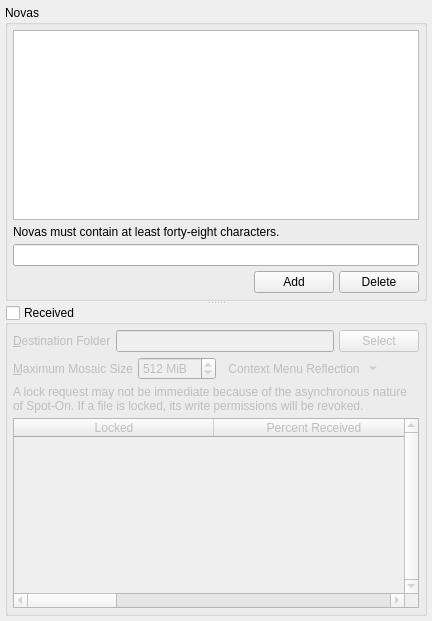
              <widget class="QWidget" name="tab_11">
               <attribute name="title">
                <string>&amp;Received</string>
               </attribute>
               <layout class="QVBoxLayout" name="verticalLayout_44">
                <property name="spacing">
                 <number>5</number>
                </property>
                <property name="margin">
                 <number>5</number>
                </property>
                <item>
                 <widget class="QSplitter" name="splitter">
                  <property name="orientation">
                   <enum>Qt::Vertical</enum>
                  </property>
                  <widget class="QGroupBox" name="groupBox_8">
                   <property name="title">
                    <string>Novas</string>
                   </property>
                   <layout class="QVBoxLayout" name="verticalLayout_25">
                    <property name="spacing">
                     <number>5</number>
                    </property>
                    <property name="margin">
                     <number>5</number>
                    </property>
                    <item>
                     <widget class="QListWidget" name="novas">
                      <property name="tabKeyNavigation">
                       <bool>true</bool>
                      </property>
                      <property name="selectionBehavior">
                       <enum>QAbstractItemView::SelectRows</enum>
                      </property>
                      <property name="horizontalScrollMode">
                       <enum>QAbstractItemView::ScrollPerPixel</enum>
                      </property>
                     </widget>
                    </item>
                    <item>
                     <widget class="QLabel" name="label_90">
                      <property name="text">
                       <string>Novas must contain at least forty-eight characters.</string>
                      </property>
                     </widget>
                    </item>
                    <item>
                     <widget class="QLineEdit" name="receiveNova"/>
                    </item>
                    <item>
                     <layout class="QHBoxLayout" name="horizontalLayout_43">
                      <property name="spacing">
                       <number>5</number>
                      </property>
                      <item>
                       <spacer name="horizontalSpacer_40">
                        <property name="orientation">
                         <enum>Qt::Horizontal</enum>
                        </property>
                        <property name="sizeHint" stdset="0">
                         <size>
                          <width>40</width>
                          <height>20</height>
                         </size>
                        </property>
                       </spacer>
                      </item>
                      <item>
                       <widget class="QPushButton" name="addNova">
                        <property name="text">
                         <string>Add</string>
                        </property>
                       </widget>
                      </item>
                      <item>
                       <widget class="QPushButton" name="deleteNova">
                        <property name="text">
                         <string>Delete</string>
                        </property>
                       </widget>
                      </item>
                     </layout>
                    </item>
                   </layout>
                  </widget>
                  <widget class="QGroupBox" name="receivers">
                   <property name="title">
                    <string>Received</string>
                   </property>
                   <property name="checkable">
                    <bool>true</bool>
                   </property>
                   <property name="checked">
                    <bool>false</bool>
                   </property>
                   <layout class="QVBoxLayout" name="verticalLayout_41">
                    <property name="spacing">
                     <number>5</number>
                    </property>
                    <property name="margin">
                     <number>5</number>
                    </property>
                    <item>
                     <layout class="QHBoxLayout" name="horizontalLayout_54">
                      <property name="spacing">
                       <number>5</number>
                      </property>
                      <item>
                       <widget class="QLabel" name="label_63">
                        <property name="text">
                         <string>&amp;Destination Folder</string>
                        </property>
                        <property name="buddy">
                         <cstring>destination</cstring>
                        </property>
                       </widget>
                      </item>
                      <item>
                       <widget class="QLineEdit" name="destination"/>
                      </item>
                      <item>
                       <widget class="QPushButton" name="etpSelectDestination">
                        <property name="text">
                         <string>Select</string>
                        </property>
                       </widget>
                      </item>
                     </layout>
                    </item>
                    <item>
                     <layout class="QHBoxLayout" name="horizontalLayout_55">
                      <property name="spacing">
                       <number>5</number>
                      </property>
                      <item>
                       <widget class="QLabel" name="label_59">
                        <property name="text">
                         <string>&amp;Maximum Mosaic Size</string>
                        </property>
                        <property name="buddy">
                         <cstring>etpMaxMosaicSize</cstring>
                        </property>
                       </widget>
                      </item>
                      <item>
                       <widget class="QSpinBox" name="etpMaxMosaicSize">
                        <property name="suffix">
                         <string> MiB</string>
                        </property>
                        <property name="minimum">
                         <number>1</number>
                        </property>
                        <property name="maximum">
                         <number>5000</number>
                        </property>
                        <property name="value">
                         <number>512</number>
                        </property>
                       </widget>
                      </item>
                      <item>
                       <widget class="QToolButton" name="receivedActionMenu">
                        <property name="toolTip">
                         <string>Context Menu</string>
                        </property>
                        <property name="text">
                         <string>Context Menu Reflection</string>
                        </property>
                        <property name="icon">
                         <iconset resource="../Icons/icons.qrc">
                          <normaloff>:/generic/menu.png</normaloff>:/generic/menu.png</iconset>
                        </property>
                        <property name="popupMode">
                         <enum>QToolButton::MenuButtonPopup</enum>
                        </property>
                        <property name="autoRaise">
                         <bool>true</bool>
                        </property>
                       </widget>
                      </item>
                      <item>
                       <spacer name="horizontalSpacer_44">
                        <property name="orientation">
                         <enum>Qt::Horizontal</enum>
                        </property>
                        <property name="sizeHint" stdset="0">
                         <size>
                          <width>40</width>
                          <height>20</height>
                         </size>
                        </property>
                       </spacer>
                      </item>
                     </layout>
                    </item>
                    <item>
                     <widget class="QLabel" name="label_117">
                      <property name="text">
                       <string>&lt;html&gt;&lt;head/&gt;&lt;body&gt;&lt;p&gt;A lock request may not be immediate because of the asynchronous nature of Spot-On. If a file is locked, its write permissions will be revoked.&lt;/p&gt;&lt;/body&gt;&lt;/html&gt;</string>
                      </property>
                      <property name="wordWrap">
                       <bool>true</bool>
                      </property>
                     </widget>
                    </item>
                    <item>
                     <widget class="QTableWidget" name="received">
                      <property name="verticalScrollBarPolicy">
                       <enum>Qt::ScrollBarAlwaysOn</enum>
                      </property>
                      <property name="alternatingRowColors">
                       <bool>true</bool>
                      </property>
                      <property name="selectionMode">
                       <enum>QAbstractItemView::SingleSelection</enum>
                      </property>
                      <property name="selectionBehavior">
                       <enum>QAbstractItemView::SelectRows</enum>
                      </property>
                      <property name="horizontalScrollMode">
                       <enum>QAbstractItemView::ScrollPerPixel</enum>
                      </property>
                      <property name="sortingEnabled">
                       <bool>true</bool>
                      </property>
                      <attribute name="horizontalHeaderDefaultSectionSize">
                       <number>200</number>
                      </attribute>
                      <attribute name="horizontalHeaderStretchLastSection">
                       <bool>true</bool>
                      </attribute>
                      <column>
                       <property name="text">
                        <string>Locked</string>
                       </property>
                      </column>
                      <column>
                       <property name="text">
                        <string>Percent Received</string>
                       </property>
                      </column>
                      <column>
                       <property name="text">
                        <string>Pulse Size</string>
                       </property>
                      </column>
                      <column>
                       <property name="text">
                        <string>Total Size</string>
                       </property>
                      </column>
                      <column>
                       <property name="text">
                        <string>File</string>
                       </property>
                      </column>
                      <column>
                       <property name="text">
                        <string>Computed SHA-1 Hash</string>
                       </property>
                      </column>
                      <column>
                       <property name="text">
                        <string>Expected SHA-1 Hash</string>
                       </property>
                      </column>
                      <column>
                       <property name="text">
                        <string>OID</string>
                       </property>
                      </column>
                     </widget>
                    </item>
                   </layout>
                  </widget>
                 </widget>
                </item>
               </layout>
              </widget>
